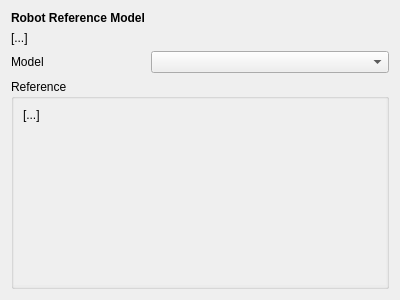
<?xml version="1.0" encoding="UTF-8"?>
<ui version="4.0">
 <class>Form</class>
 <widget class="QWidget" name="Form">
  <property name="geometry">
   <rect>
    <x>0</x>
    <y>0</y>
    <width>400</width>
    <height>300</height>
   </rect>
  </property>
  <property name="windowTitle">
   <string>Form</string>
  </property>
  <layout class="QFormLayout" name="formLayout">
   <item row="0" column="0">
    <widget class="QLabel" name="label">
     <property name="text">
      <string>&lt;html&gt;&lt;head/&gt;&lt;body&gt;&lt;p&gt;&lt;span style=&quot; font-weight:600;&quot;&gt;Robot Reference Model&lt;/span&gt;&lt;/p&gt;&lt;/body&gt;&lt;/html&gt;</string>
     </property>
    </widget>
   </item>
   <item row="2" column="0">
    <widget class="QLabel" name="label_2">
     <property name="text">
      <string>[...]</string>
     </property>
     <property name="wordWrap">
      <bool>true</bool>
     </property>
    </widget>
   </item>
   <item row="3" column="0">
    <widget class="QLabel" name="label_3">
     <property name="text">
      <string>Model</string>
     </property>
    </widget>
   </item>
   <item row="3" column="1">
    <widget class="QComboBox" name="RobotModel"/>
   </item>
   <item row="5" column="0" colspan="2">
    <widget class="QGroupBox" name="ModelInfo">
     <property name="title">
      <string>Reference</string>
     </property>
     <property name="flat">
      <bool>false</bool>
     </property>
     <layout class="QVBoxLayout" name="verticalLayout">
      <property name="leftMargin">
       <number>0</number>
      </property>
      <property name="topMargin">
       <number>0</number>
      </property>
      <property name="rightMargin">
       <number>0</number>
      </property>
      <property name="bottomMargin">
       <number>1</number>
      </property>
      <item>
       <widget class="QScrollArea" name="scrollArea">
        <property name="frameShape">
         <enum>QFrame::NoFrame</enum>
        </property>
        <property name="frameShadow">
         <enum>QFrame::Plain</enum>
        </property>
        <property name="widgetResizable">
         <bool>true</bool>
        </property>
        <widget class="QWidget" name="scrollAreaWidgetContents">
         <property name="geometry">
          <rect>
           <x>0</x>
           <y>0</y>
           <width>380</width>
           <height>70</height>
          </rect>
         </property>
         <layout class="QVBoxLayout" name="verticalLayout_2">
          <item alignment="Qt::AlignTop">
           <widget class="QLabel" name="ModelDescription">
            <property name="text">
             <string>[...]</string>
            </property>
            <property name="wordWrap">
             <bool>true</bool>
            </property>
           </widget>
          </item>
         </layout>
        </widget>
       </widget>
      </item>
     </layout>
    </widget>
   </item>
  </layout>
 </widget>
 <resources/>
 <connections/>
</ui>
